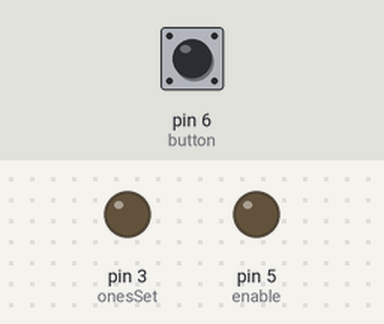
Bench run of a sketch on a simulated Arduino Uno, built with avr-gcc and run on an emulated ATmega328P. Shown: output pins drawn as LEDs (lit = HIGH). The test bench sets the inputs (shaded band); at power-on: pin 6 (button) HIGH. Pins used as bus, display or sensor lines are not drawn.

Above: at 1.2 s.
1.3 s: pin 6 (button) pulled LOW for 0.15 s
At 2.1 s:
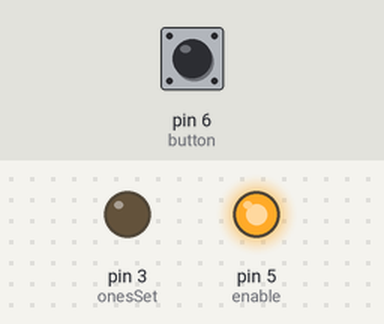
2.9 s: pin 6 (button) pulled LOW for 1 s
At 3.9 s:
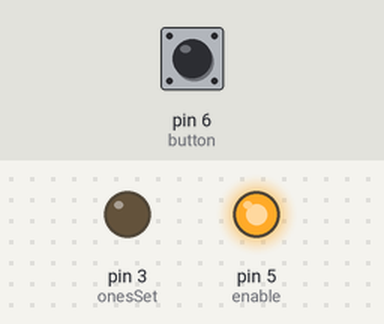
Timing chart, 0 to 5.9 s (numbered marks = the images above; inputs shaded):
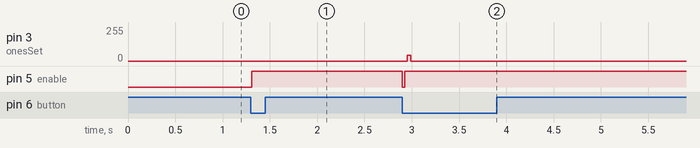

The sketch:

AftDawn_No_2.ino
```cpp
//AftDawn's code//
//Goal: to get a 7 seg display thru 2 4026 IC's to work with a button to decrement

//Goal: not done


const int button = 6;
const int enable = 5;
const int tensSet = 4;
const int onesSet = 3;
const int reset = 2;

int currentNum = 31;


bool Trigger = true;


void setup() {
//setting up the pins
  pinMode(button, INPUT);
  pinMode(enable, OUTPUT);
  pinMode(tensSet, OUTPUT);
  pinMode(onesSet, OUTPUT);
  pinMode(reset, OUTPUT);
  digitalWrite(reset, LOW);
}

void loop() {
//I love this bit of code, V This bit is apart of my small debounce code that ties in very well with the "make_Num" function so as it will only call it only
  if(!digitalRead(button) && Trigger){
    currentNum--;
    make_Num(currentNum);
    Trigger = false;

    Serial.println("Number State:");
    Serial.println(currentNum);
    delay(50);
  }
  if(digitalRead(button) && !Trigger){
    Serial.println("Running Else Code");
    Trigger = true;
    delay(50);
  }
 if(currentNum <= 0){
  currentNum = 31;
  Serial.println("Running Reset Code");
 }
}

void make_Num(int Number) {
  int tens = 0;
  int ones = 0;
  tens = Number / 10;
  ones = Number % 10;


  delay(1);
  digitalWrite(enable, LOW);
  digitalWrite(reset, HIGH);
  delay(1);
  digitalWrite(reset, LOW);
  int pulseTens = tens;
  while(pulseTens > 0){
    digitalWrite(tensSet, HIGH);
    delay(1);
    digitalWrite(tensSet, LOW);
    delay(1);
    pulseTens--;
  }

  int pulseOnes = ones;
  while(pulseOnes > 0){
    digitalWrite(onesSet, HIGH);
    delay(1);
    digitalWrite(onesSet, LOW);
    delay(1);
    pulseOnes--;
  }
  digitalWrite(enable, HIGH);
}
```

Measured:
- after the input at 1.3 s, pin 5 (enable): LOW → HIGH at once
- after the input at 2.9 s, pin 3 (onesSet): 0/255 → 45/255 after 0.05 s, → 0/255 0.04 s later; pin 5 (enable): HIGH → LOW at once, → HIGH 0.02 s later
